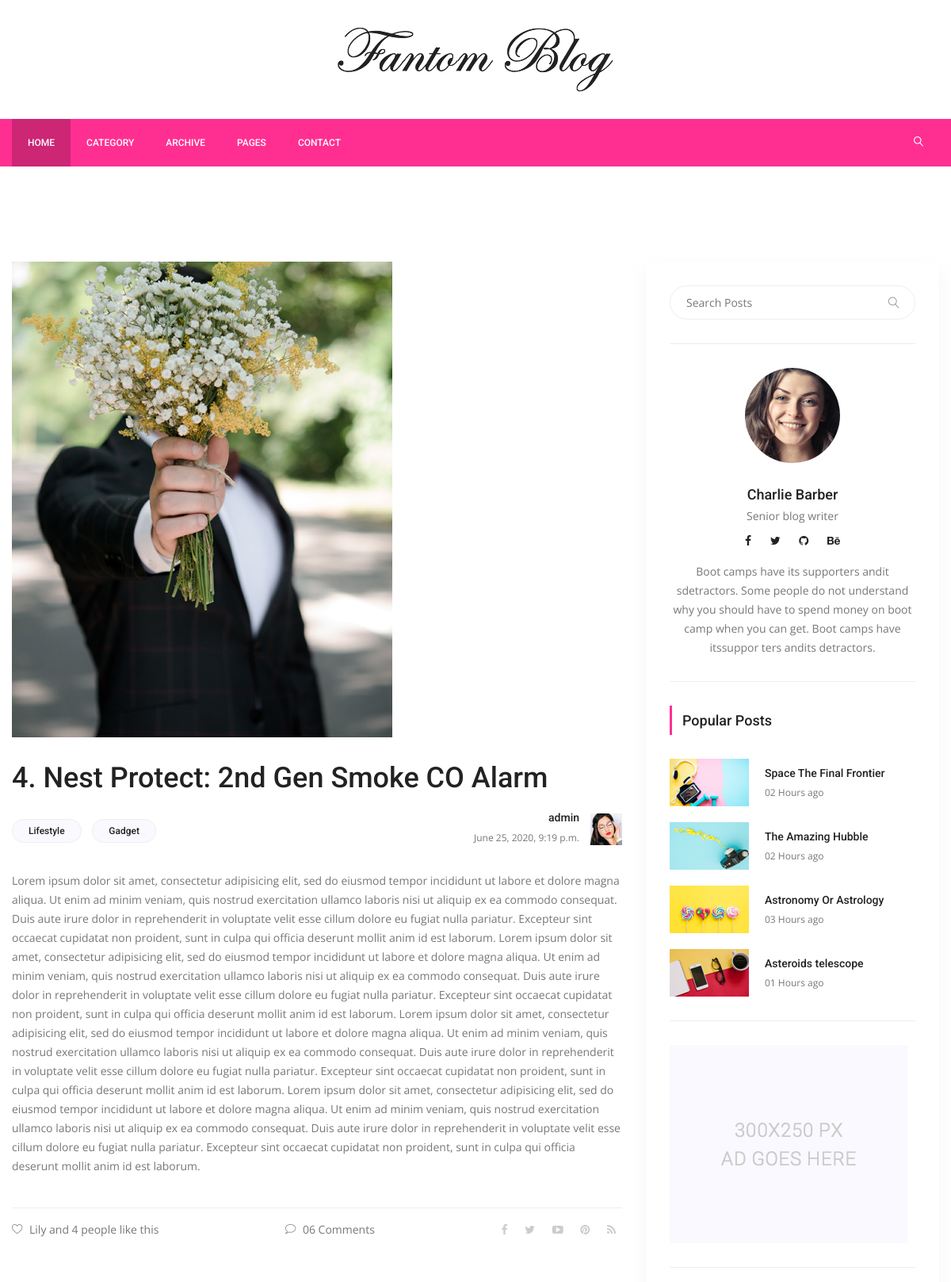
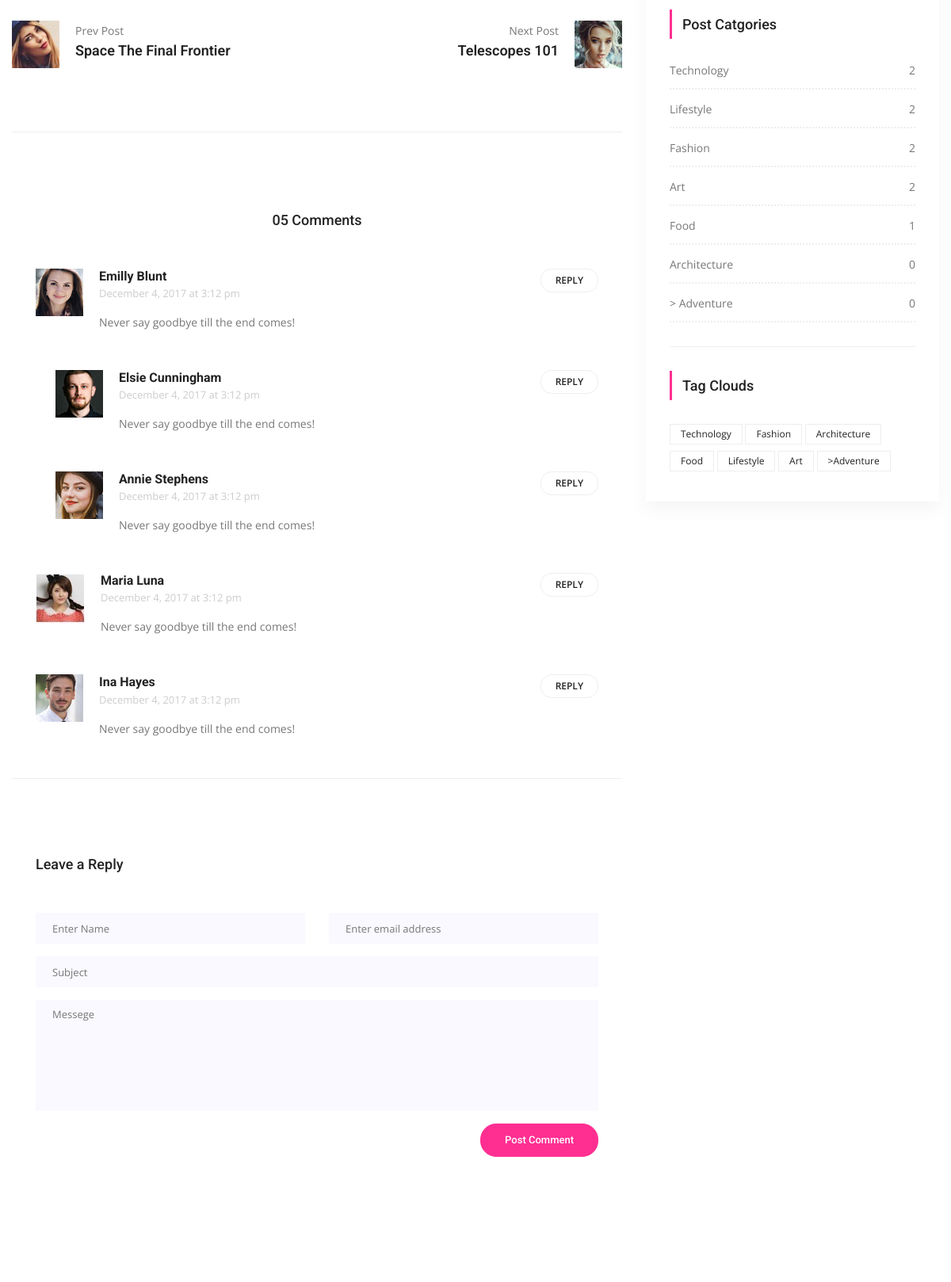
Page /detail/4/4-nest-protect-2nd-gen-smoke-co-alarm (upper part) on the committed database (2 pictures, top to bottom).
### posts/models.py (models this page shows, shortened)
class Post(models.Model):
	title 	= models.CharField(max_length=150)
	content 	= models.TextField()
	publishing_date = models.DateTimeField(auto_now_add=True)
	image 	= models.ImageField(blank=True, null=True, upload_to="uploads/")
	user 		= models.ForeignKey(settings.AUTH_USER_MODEL, on_delete=models.CASCADE)
	slug 		= models.SlugField(default='slug', editable=False)
	category = models.ForeignKey(
					Category,
					on_delete=models.CASCADE,
					default=1,
					related_name="posts")
	tag 		= models.ManyToManyField(Tag, related_name="posts", blank=True)
	slider_post = models.BooleanField(default=False)

class Category(models.Model):
	title 	= models.CharField(max_length=150)
	slug 		= models.SlugField(editable=False)
	def post_count(self):
		return self.posts.all().count()

class Tag(models.Model):
	title = models.CharField(max_length=50)
	slug  = models.SlugField(editable=False)

### posts/views.py (the view)
# urls.py: path('detail/<int:pk>/<slug:slug>', PostDetail.as_view(), name="detail"),
class PostDetail(DetailView):
	template_name 	= "posts/detail.html"
	model = Post
	context_object_name = 'single'
	def get_context_data(self, **kwargs):
		context = super(PostDetail, self).get_context_data(**kwargs)
		return context

### posts/templatetags/custom_tags.py (called while the page is built)
@register.simple_tag(name="categories")
def all_categories():
	return Category.objects.all()

@register.simple_tag(name="tags")
def all_tags():
	return Tag.objects.all()

### templates/posts/detail.html (shortened to what this page needs)
{% extends "base.html" %}
{% load static %}
{% block content %}
<section class="blog_area p_120 single-post-area">
   <div class="container">
      <div class="row">
         <div class="col-lg-8">
            <div class="main_blog_details">
               <img class="img-fluid" src="{{single.image.url}}" alt="">
               <a href="#">
                  <h4>{{single.title}}</h4>
               </a>
               <div class="user_details">
                  <div class="float-left">
                     <a href="#">Lifestyle</a>
                     <a href="#">Gadget</a>
                  </div>
                  <div class="float-right">
                     <div class="media">
                        <div class="media-body">
                           <h5>{{single.user}}</h5>
                           <p>{{single.publishing_date}}</p>
                        </div>
                        <div class="d-flex">
                           <img src="{% static 'img/blog/user-img.jpg' %}" alt="">
                        </div>
                     </div>
                  </div>
               </div>
               <p>{{single.content}}</p>
               <div class="news_d_footer">
                  <a href="#"><i class="lnr lnr lnr-heart"></i>Lily and 4 people like this</a>
                  <a class="justify-content-center ml-auto" href="#"><i class="lnr lnr lnr-bubble"></i>06 Comments</a>
                  <div class="news_socail ml-auto">
                     <a href="#"><i class="fa fa-facebook"></i></a>
                     <a href="#"><i class="fa fa-twitter"></i></a>
                     <a href="#"><i class="fa fa-youtube-play"></i></a>
                     <a href="#"><i class="fa fa-pinterest"></i></a>
                     <a href="#"><i class="fa fa-rss"></i></a>
                  </div>
               </div>
            </div>
            <div class="navigation-area">
               <div class="row">
                  <div class="col-lg-6 col-md-6 col-12 nav-left flex-row d-flex justify-content-start align-items-center">
                     <div class="thumb">
                        <a href="#"><img class="img-fluid" src="{% static 'img/blog/prev.jpg' %}" alt=""></a>
                     </div>
                     <div class="arrow">
                        <a href="#"></a>
                     </div>
                     <div class="detials">
                        <p>Prev Post</p>
                        <a href="#">
                           <h4>Space The Final Frontier</h4>
                        </a>
                     </div>
                  </div>
                  <div class="col-lg-6 col-md-6 col-12 nav-right flex-row d-flex justify-content-end align-items-center">
                     <div class="detials">
                        <p>Next Post</p>
                        <a href="#">
                           <h4>Telescopes 101</h4>
                        </a>
                     </div>
                     <div class="arrow">
                        <a href="#"></a>
                     </div>
                     <div class="thumb">
                        <a href="#"><img class="img-fluid" src="{% static 'img/blog/next.jpg' %}" alt=""></a>
                     </div>
                  </div>
               </div>
            </div>
            <div class="comments-area">
               <h4>05 Comments</h4>
               <div class="comment-list">
                  <div class="single-comment justify-content-between d-flex">
                     <div class="user justify-content-between d-flex">
                        <div class="thumb">
                           <img src="{% static 'img/blog/c1.jpg' %}" alt="">
                        </div>
                        <div class="desc">
                           <h5><a href="#">Emilly Blunt</a></h5>
                           <p class="date">December 4, 2017 at 3:12 pm </p>
                           <p class="comment">
                              Never say goodbye till the end comes!
                           </p>
                        </div>
                     </div>
                     <div class="reply-btn">
                        <a href="" class="btn-reply text-uppercase">reply</a>
                     </div>
                  </div>
               </div>
               <div class="comment-list left-padding">
                  <div class="single-comment justify-content-between d-flex">
                     <div class="user justify-content-between d-flex">
                        <div class="thumb">
                           <img src="{% static 'img/blog/c2.jpg' %}" alt="">
                        </div>
                        <div class="desc">
                           <h5><a href="#">Elsie Cunningham</a></h5>
                           <p class="date">December 4, 2017 at 3:12 pm </p>
                           <p class="comment">
                              Never say goodbye till the end comes!
                           </p>
                        </div>
                     </div>
                     <div class="reply-btn">
                        <a href="" class="btn-reply text-uppercase">reply</a>
                     </div>
                  </div>
               </div>
               <div class="comment-list left-padding">
                  <div class="single-comment justify-content-between d-flex">
                     <div class="user justify-content-between d-flex">
                        <div class="thumb">
                           <img src="{% static 'img/blog/c3.jpg' %}" alt="">
                        </div>
                        <div class="desc">
                           <h5><a href="#">Annie Stephens</a></h5>
                           <p class="date">December 4, 2017 at 3:12 pm </p>
                           <p class="comment">
                              Never say goodbye till the end comes!
                           </p>
                        </div>
                     </div>
                     <div class="reply-btn">
                        <a href="" class="btn-reply text-uppercase">reply</a>
                     </div>
                  </div>
               </div>
               <div class="comment-list">
                  <div class="single-comment justify-content-between d-flex">
                     <div class="user justify-content-between d-flex">
                        <div class="thumb">
                           <img src="{% static 'img/blog/c4.jpg' %}" alt="">
                        </div>
                        <div class="desc">
                           <h5><a href="#">Maria Luna</a></h5>
                           <p class="date">December 4, 2017 at 3:12 pm </p>
                           <p class="comment">
                              Never say goodbye till the end comes!
                           </p>
                        </div>
                     </div>
                     <div class="reply-btn">
                        <a href="" class="btn-reply text-uppercase">reply</a>
                     </div>
                  </div>
               </div>
               <div class="comment-list">
                  <div class="single-comment justify-content-between d-flex">
                     <div class="user justify-content-between d-flex">
                        <div class="thumb">
                           <img src="{% static 'img/blog/c5.jpg' %}" alt="">
                        </div>
                        <div class="desc">
                           <h5><a href="#">Ina Hayes</a></h5>
                           <p class="date">December 4, 2017 at 3:12 pm </p>
                           <p class="comment">
                              Never say goodbye till the end comes!
                           </p>
                        </div>
                     </div>
                     <div class="reply-btn">
                        <a href="" class="btn-reply text-uppercase">reply</a>
                     </div>
                  </div>
               </div>
            </div>
            <div class="comment-form">
               <h4>Leave a Reply</h4>
               <form>
                  <div class="form-group form-inline">
                     <div class="form-group col-lg-6 col-md-6 name">
                        <input type="text" class="form-control" id="name" placeholder="Enter Name" onfocus="this.placeholder = ''" onblur="this.placeholder = 'Enter Name'">
                     </div>
                     <div class="form-group col-lg-6 col-md-6 email">
                        <input type="email" class="form-control" id="email" placeholder="Enter email address" onfocus="this.placeholder = ''" onblur="this.placeholder = 'Enter email address'">
                     </div>
                  </div>
                  <div class="form-group">
                     <input type="text" class="form-control" id="subject" placeholder="Subject" onfocus="this.placeholder = ''" onblur="this.placeholder = 'Subject'">
                  </div>
                  <div class="form-group">
                     <textarea class="form-control mb-10" rows="5" name="message" placeholder="Messege" onfocus="this.placeholder = ''" onblur="this.placeholder = 'Messege'" required=""></textarea>
                  </div>
                  <a href="#" class="primary-btn submit_btn">Post Comment</a>
               </form>
            </div>
         </div>
         {% include 'right_side.html' %}
      </div>
   </div>
</section>
{% endblock content %}

### templates/right_side.html
{% load static %}
{% load custom_tags %}
<div class="col-lg-4">
   <div class="blog_right_sidebar">
      <aside class="single_sidebar_widget search_widget">
         <div class="input-group">
            <input type="text" class="form-control" placeholder="Search Posts">
            <span class="input-group-btn">
            <button class="btn btn-default" type="button"><i class="lnr lnr-magnifier"></i></button>
            </span>
         </div>
         <div class="br"></div>
      </aside>
      <aside class="single_sidebar_widget author_widget">
         <img class="author_img rounded-circle" src="{% static 'img/blog/author.png' %}" alt="">
         <h4>Charlie Barber</h4>
         <p>Senior blog writer</p>
         <div class="social_icon">
            <a href="#"><i class="fa fa-facebook"></i></a>
            <a href="#"><i class="fa fa-twitter"></i></a>
            <a href="#"><i class="fa fa-github"></i></a>
            <a href="#"><i class="fa fa-behance"></i></a>
         </div>
         <p>Boot camps have its supporters andit sdetractors. Some people do not understand why you should have to spend money on boot camp when you can get. Boot camps have itssuppor ters andits detractors.</p>
         <div class="br"></div>
      </aside>
      <aside class="single_sidebar_widget popular_post_widget">
         <h3 class="widget_title">Popular Posts</h3>
         <div class="media post_item">
            <img src="{% static 'img/blog/popular-post/post1.jpg' %}" alt="post">
            <div class="media-body">
               <a href="blog-details.html">
                  <h3>Space The Final Frontier</h3>
               </a>
               <p>02 Hours ago</p>
            </div>
         </div>
         <div class="media post_item">
            <img src="{% static 'img/blog/popular-post/post2.jpg' %}" alt="post">
            <div class="media-body">
               <a href="blog-details.html">
                  <h3>The Amazing Hubble</h3>
               </a>
               <p>02 Hours ago</p>
            </div>
         </div>
         <div class="media post_item">
            <img src="{% static 'img/blog/popular-post/post3.jpg' %}" alt="post">
            <div class="media-body">
               <a href="blog-details.html">
                  <h3>Astronomy Or Astrology</h3>
               </a>
               <p>03 Hours ago</p>
            </div>
         </div>
         <div class="media post_item">
            <img src="{% static 'img/blog/popular-post/post4.jpg' %}" alt="post">
            <div class="media-body">
               <a href="blog-details.html">
                  <h3>Asteroids telescope</h3>
               </a>
               <p>01 Hours ago</p>
            </div>
         </div>
         <div class="br"></div>
      </aside>
      <aside class="single_sidebar_widget">
         <a href="#"><img class="img-fluid" src="{% static 'img/blog/add.jpg' %}" alt=""></a>
         <div class="br"></div>
      </aside>
      <aside class="single_sidebar_widget post_category_widget">
         <h4 class="widget_title">Post Catgories</h4>
         <ul class="list cat-list">
            {% categories as category %}
            {% for cat in category %}
            <li>
               <a href="{% url 'category_detail'  pk=cat.id slug=cat.slug %}" class="d-flex justify-content-between">
                  <p>{{ cat.title }}</p>
                  <p>{{ cat.post_count }}</p>
               </a>
            </li>
            {% endfor %}
         </ul>
         <div class="br"></div>
      </aside>
      <aside class="single-sidebar-widget tag_cloud_widget">
         <h4 class="widget_title">Tag Clouds</h4>
         <ul class="list">
            {% tags as lebels %}
            {% for label in lebels %}
               <li>
                  <a href="{% url 'tag_detail' label.slug %}">
                     {{ label.title }}
                  </a>
               </li>
            {% endfor %}
         </ul>
      </aside>
   </div>
</div>

### rows in the picture
Post: image (picture), title "4. Nest Protect: 2nd Gen Smoke CO Alarm", user "admin", publishing_date "June 25, 2020, 9:19 p.m.", content "Lorem ipsum dolor sit amet, consectetur adipisicing elit, sed do eiusmod tempor incididunt ut labore et dolore magna aliqua. Ut enim ad minim veniam, quis nostrud exercitation ullamco laboris nisi ut aliquip ex ea commodo consequat. Duis aute irure dolor in reprehenderit in voluptate velit esse cillum dolore eu fugiat nulla pariatur. Excepteur sint occaecat cupidatat non proident, sunt in culpa qui officia deserunt mollit anim id est laborum. Lorem ipsum dolor sit amet, consectetur adipisicing elit, sed do eiusmod tempor incididunt ut labore et dolore magna aliqua. Ut enim ad minim veniam, quis nostrud exercitation ullamco laboris nisi ut aliquip ex ea commodo consequat. Duis aute irure…"
Category: title "Technology", post_count "2"
Category: title "Lifestyle", post_count "2"
Category: title "Fashion", post_count "2"
Category: title "Art", post_count "2"
Category: title "Food", post_count "1"
Category: title "Architecture", post_count "0"
Category: title "> Adventure", post_count "0"
Tag: title "Technology"
Tag: title "Fashion"
Tag: title "Architecture"
Tag: title "Food"
Tag: title "Lifestyle"
Tag: title "Art"
Tag: title ">Adventure"
